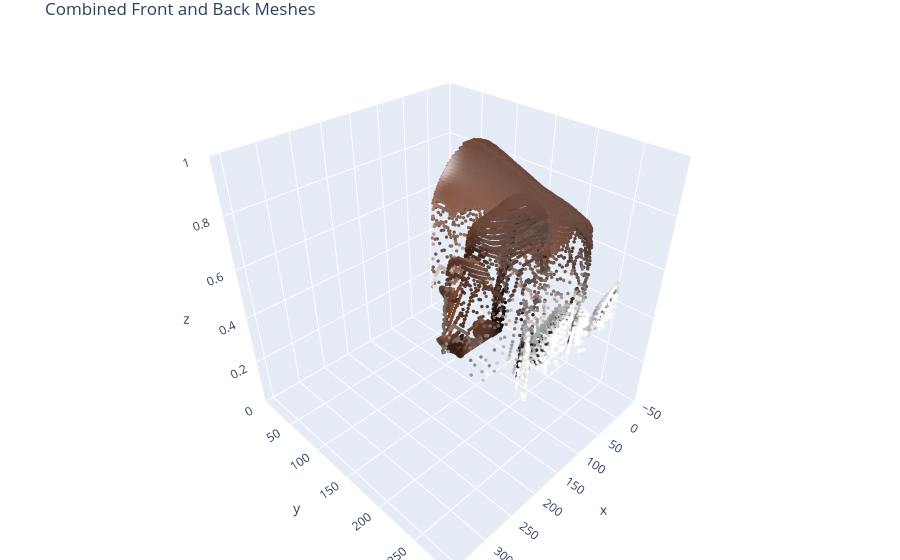

The code cell stored with this chart in its notebook:
### Code cell
# After creating front_fig and back_fig...
combined_mesh = combine_front_back_meshes(front_fig, back_fig, separation_distance=50)
combined_mesh.show()

### Figure 1 — Plotly figure (JSON) as saved in the notebook; plotly's stock layout.template omitted (floating-point values rounded to 4 significant figures; data arrays with more than 128 entries replaced by an {"elided": "..."} marker saying what was removed)
{"data": [{"marker": {"color": {"elided": "22105 str values"}, "opacity": 1, "size": 2}, "mode": "markers", "type": "scatter3d", "x": {"elided": "22105 int values"}, "y": {"elided": "22105 int values"}, "z": {"elided": "22105 float values"}}], "layout": {"margin": {"b": 0, "l": 0, "r": 0, "t": 30}, "scene": {"xaxis": {"nticks": 10, "range": [-50, 364]}, "yaxis": {"nticks": 10, "range": [0, 295]}, "zaxis": {"nticks": 10, "range": [0, 1]}}, "title": {"text": "Combined Front and Back Meshes"}}}
